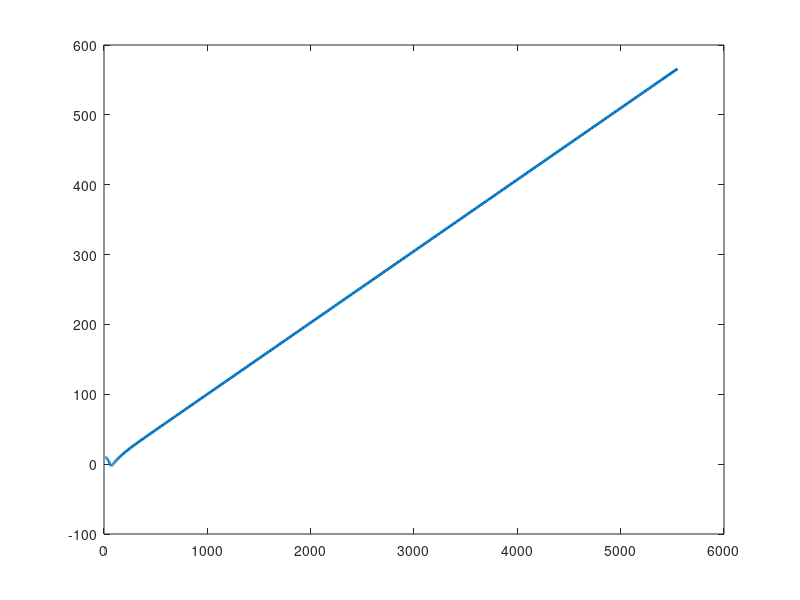

Source code (MATLAB):
function plane()

    g = 9.8;        % acceleration due to gravity (m/s^2)
    m = 65000;      % mass of airplane (kg)
    rho = 1.3;      % density of air (kg/m^3)
    A = 330;        % cross-sectional area of plane (m^2)
    C_l = 2.56;     % coefficient of lift (dimensionless)
    C_D = 0.6;      % coefficient of drag (dimensionless)
    
    %F_thrust = 750000;
    
    initial_pos = [10, 10];
    initial_vel = [30, 0];
    
    [TIME, Y] = ode45(@differentials, [0, 10], [initial_pos, initial_vel]);
    
    plot(Y(:,1), Y(:,2), 'linewidth', 2);

    function res = differentials(t, W)
        P = W(1:2);
        V = W(3:4);
        
        v = norm(V);
        v_hat = V / v;
        s_hat = fliplr(v_hat);
        
        F_thrust = 750000*exp(-P(2));
        
        dPdt = V;
        dVdt = [0; -g] + ([F_thrust;F_thrust]/m) + ((rho*A*v^2) / (2*m)) * (C_l*s_hat - C_D*v_hat);
        
        res = [dPdt; dVdt];
    end

end
